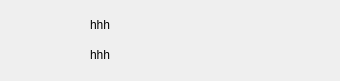
<?xml version="1.0" encoding="UTF-8"?>
<ui version="4.0">
 <class>friendItem</class>
 <widget class="QWidget" name="friendItem">
  <property name="geometry">
   <rect>
    <x>0</x>
    <y>0</y>
    <width>340</width>
    <height>81</height>
   </rect>
  </property>
  <property name="minimumSize">
   <size>
    <width>340</width>
    <height>81</height>
   </size>
  </property>
  <property name="maximumSize">
   <size>
    <width>340</width>
    <height>81</height>
   </size>
  </property>
  <property name="windowTitle">
   <string>Form</string>
  </property>
  <widget class="QPushButton" name="pb_icon">
   <property name="geometry">
    <rect>
     <x>10</x>
     <y>10</y>
     <width>60</width>
     <height>60</height>
    </rect>
   </property>
   <property name="text">
    <string/>
   </property>
   <property name="icon">
    <iconset resource="res.qrc">
     <normaloff>:/tx/20.png</normaloff>:/tx/20.png</iconset>
   </property>
   <property name="iconSize">
    <size>
     <width>60</width>
     <height>60</height>
    </size>
   </property>
   <property name="flat">
    <bool>true</bool>
   </property>
  </widget>
  <widget class="QLabel" name="lb_name">
   <property name="geometry">
    <rect>
     <x>90</x>
     <y>10</y>
     <width>221</width>
     <height>30</height>
    </rect>
   </property>
   <property name="text">
    <string>hhh</string>
   </property>
  </widget>
  <widget class="QLabel" name="lb_feeling">
   <property name="geometry">
    <rect>
     <x>90</x>
     <y>40</y>
     <width>221</width>
     <height>30</height>
    </rect>
   </property>
   <property name="text">
    <string>hhh</string>
   </property>
  </widget>
 </widget>
 <resources>
  <include location="res.qrc"/>
 </resources>
 <connections/>
</ui>
